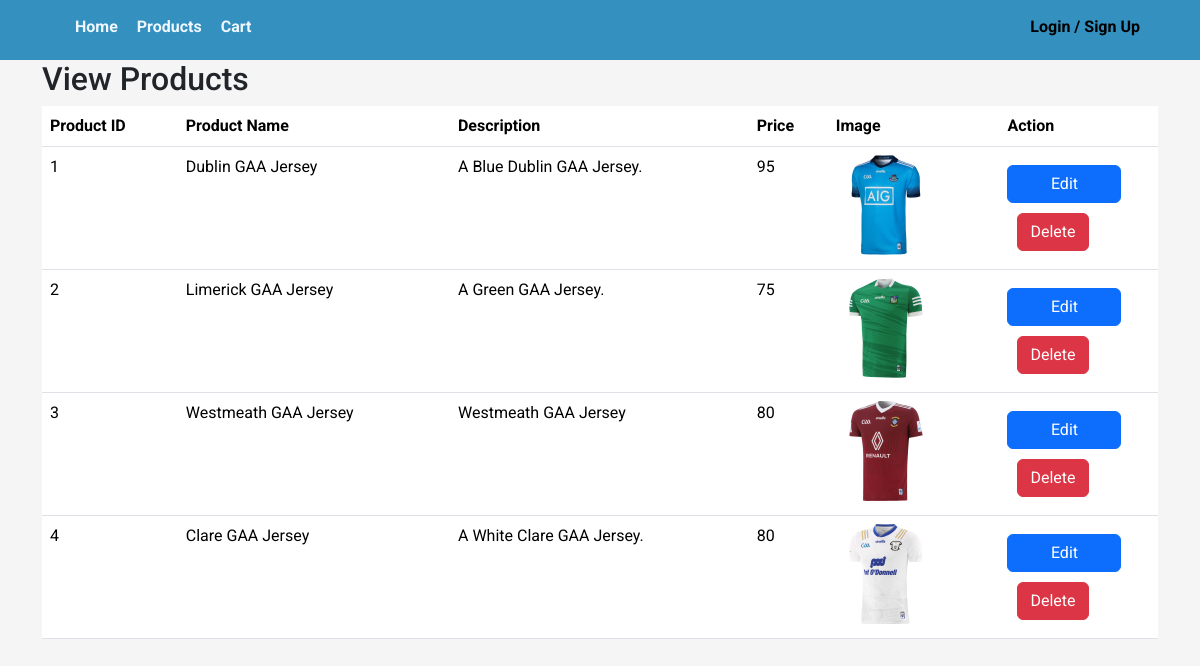
The app's page /viewProducts.php with its own data.
### tables this page shows
CREATE TABLE `products` (
  `product_ID` int NOT NULL,
  `product_Image` varchar(255) DEFAULT NULL,
  `product_Name` varchar(50) DEFAULT NULL,
  `product_Description` varchar(255) DEFAULT NULL,
  `product_Price` decimal(50,0) DEFAULT NULL,
  `product_Size` enum('S','M','L') DEFAULT NULL,
  `product_Gender` enum('Male','Gender') DEFAULT NULL,
  `product_County` varchar(100) DEFAULT NULL
);

### viewProducts.php (the view, shortened to what this page needs)
<?php
require 'layout/header.php';
require 'config.php';
$stmt = $conn->query("SELECT * FROM products");
$products = $stmt->fetchAll(PDO::FETCH_ASSOC);
?>
<link rel="stylesheet" href="layout/style.css">
<div class="container">
    <h2>View Products</h2>
    <table class="table">
        <thead>
        <tr>
            <th>Product ID</th>
            <th>Product Name</th>
            <th>Description</th>
            <th>Price</th>
            <th>Image</th>
            <th>Action</th>
        </tr>
        </thead>
        <tbody>
        <?php foreach ($products as $product): ?>
            <tr>
                <td><?php echo $product['product_ID']; ?></td>
                <td><?php echo $product['product_Name']; ?></td>
                <td><?php echo $product['product_Description']; ?></td>
                <td><?php echo $product['product_Price']; ?></td>
                <td><img src="<?php echo $product['product_Image']; ?>" alt="<?php echo $product['product_Name']; ?>" style="width: 100px;"></td>
                <td>
                    <a href="editProduct.php?id=<?php echo $product['product_ID']; ?>" class="btn btn-primary">Edit</a>
                    <form method="post" action="deleteProduct.php">
                        <button type="submit" class="btn btn-danger" onclick="return confirm('Are you sure you want to delete this product?')">Delete</button>
                    </form>
                </td>
            </tr>
        <?php endforeach; ?>
        </tbody>
    </table>
</div>

### layout/style.css (style rules this page uses)
body { font-family: "Roboto", sans-serif; background-color: whitesmoke; }
.btn-primary { height: 80%; margin-top: 10px; width: 80%; }
th, td { padding: 10px; }

### layout/header.php (style rules this page uses)
body { font-family: sans-serif; background-color: whitesmoke; }
button { margin: 10px; }

### records on screen
products: product_ID "1", product_Name "Dublin GAA Jersey", product_Description "A Blue Dublin GAA Jersey.", product_Price "95", product_Image (picture)
products: product_ID "2", product_Name "Limerick GAA Jersey", product_Description "A Green GAA Jersey.", product_Price "75", product_Image (picture)
products: product_ID "3", product_Name "Westmeath GAA Jersey", product_Description "Westmeath GAA Jersey", product_Price "80", product_Image (picture)
products: product_ID "4", product_Name "Clare GAA Jersey", product_Description "A White Clare GAA Jersey.", product_Price "80", product_Image (picture)
